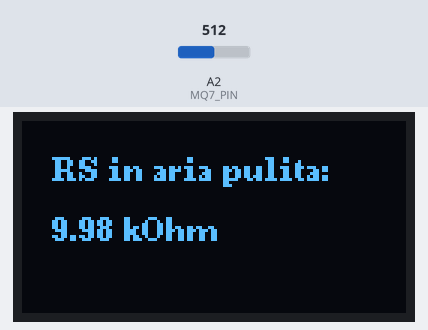
The sketch below on a simulated Arduino Uno, built with avr-gcc and run on an emulated ATmega328P. Shown: 128×64 one-colour display. Inputs (shaded band) come from the test bench; at power-on: A2 (MQ7_PIN) = 512.

Above: at 1.8 s.
1.9 s: A2 (MQ7_PIN) set to 0
At 3.4 s:
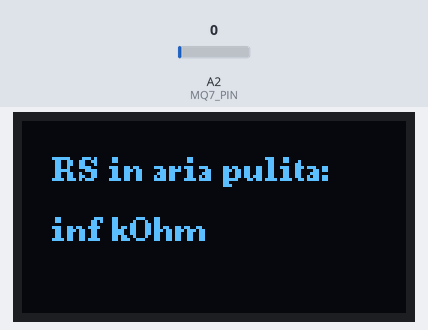
3.7 s: A2 (MQ7_PIN) set to 122
At 4.6 s:
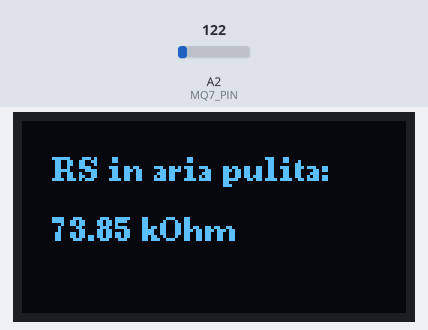
5.8 s: A2 (MQ7_PIN) set to 306
At 7.1 s:
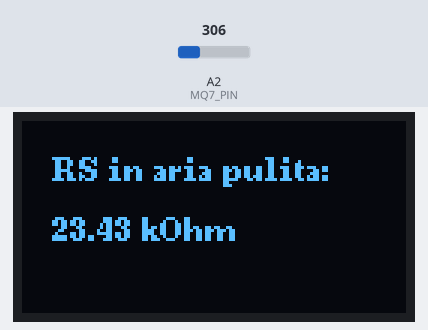
Timing chart, 0 to 8.8 s (numbered marks = the images above; inputs shaded):
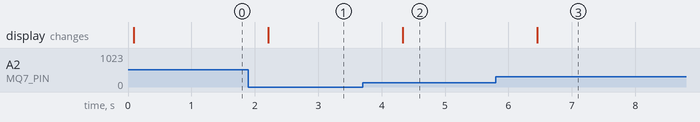

The sketch:

Calibrazione_MQ7.ino
```cpp
#include <Wire.h>
#include <U8g2lib.h>

#define MQ7_PIN A2
#define RL 10.0  // Resistenza di carico in kΩ
#define VREF 5.0 // Tensione di riferimento di Arduino

// Inizializzazione del display OLED (SH1106 128x64 su I2C)
U8G2_SH1106_128X64_NONAME_F_HW_I2C u8g2(U8G2_R0, /* reset=*/ U8X8_PIN_NONE);

void setup() {
    u8g2.begin();  // Avvia il display
    pinMode(MQ7_PIN, INPUT);
}

void loop() {
    int sensorValue = analogRead(MQ7_PIN);
    float voltage = (sensorValue / 1023.0) * VREF;
    float RS = (VREF - voltage) / voltage * RL;

    // Disegna il valore sul display OLED
    u8g2.clearBuffer();                  // Cancella il buffer dello schermo
    u8g2.setFont(u8g2_font_ncenB08_tr);  // Imposta il font
    u8g2.setCursor(10, 20);              // Posiziona il cursore
    u8g2.print("RS in aria pulita:");
    u8g2.setCursor(10, 40);
    u8g2.print(RS, 2);                   // Stampa il valore con 2 decimali
    u8g2.print(" kOhm");
    u8g2.sendBuffer();                    // Mostra il buffer sul display

    delay(1000);
}
```

Measured:
- after the input at 1.9 s, the display: changes after 0.31 s (image 1)
- after the input at 3.7 s, the display: changes after 0.63 s (image 2)
- after the input at 5.8 s, the display: changes after 0.65 s (image 3)
